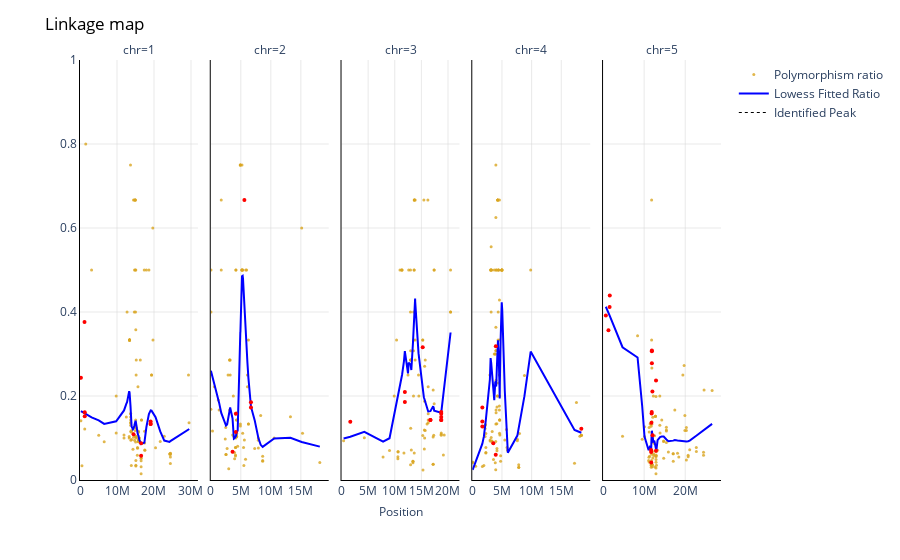

This figure's notebook cell:
### Code cell
chr_facets_p=df_peaks["chr"].unique()

#establish fig
fig = px.scatter(
    df,
    x=df['pos'],
    y=df['ratio'],
    facet_col="chr",
    opacity=0.8,
    color_discrete_sequence=['goldenrod'],
    trendline="lowess",
    trendline_options=dict(frac=lowess_span),
    trendline_color_override="blue",
)
            
#format fig
fig.update_traces(
    marker=dict(size=3)
)

fig.update_layout(
    dict(plot_bgcolor = 'white')
)

fig.update_xaxes(
    matches=None
)

fig.for_each_xaxis(
    lambda xaxis: xaxis.update(showticklabels=True)
)

fig.for_each_xaxis(
    lambda xaxis: fig.update_xaxes(tickangle=0)
)

fig.for_each_xaxis(
    lambda x: x.update(title = '')
)

fig.for_each_yaxis(
    lambda y: y.update(title = '')
)


fig.add_annotation(
    showarrow=False,
    xanchor='center',
    xref='paper', 
    x=0.5, 
    yref='paper',
    y=-0.1,
    text='Position'
)

fig.add_annotation(
    showarrow=False,
    xanchor='center',
    xref='paper', 
    x=-0.8, 
    yanchor='middle',
    yref='paper',
    y=0.6,
    textangle=-90,
    text='Ratio'
)


fig.update_xaxes(
    showgrid=True, 
    gridwidth=0.5, 
    gridcolor='lightgrey'
)

fig.update_xaxes(
    showline=True, 
    linewidth=1, 
    linecolor='black'
)

fig.update_xaxes(
    rangemode="tozero"
)

fig.update_yaxes(
    showgrid=True, 
    gridwidth=0.5, 
    gridcolor='lightgrey'
)

fig.update_yaxes(
    showline=True, 
    linewidth=1, 
    linecolor='black'
)

fig.update_yaxes(
    range=[0, 1]
)

fig.update_layout(
    title=dict(
        text="Linkage map",font=dict(color='black')
    )
)


fig['data'][0]['showlegend'] = True
fig['data'][0]['name'] = 'Polymorphism ratio'

max_pos=df_peaks['pos'].max()
min_pos=df_peaks['pos'].min()

fig.add_trace(
    go.Scatter(
        x=[2],
        y=[2],
        mode='lines',
        name='Lowess Fitted Ratio',
        line=dict(color="blue")))

fig.add_trace(
    go.Scatter(
        x=[0,0], 
        y=[0,0], 
        mode='lines', 
        line=dict(color='black', width=1, dash='dot'),
        name='Identified Peak',
    )
)

#add g-stat > 98 percentile markers
for i in chr_facets:
    df_chr = df[df['chr']==i].copy()
    outliers = df_chr.loc[df_chr['G_S_98p'] == 1 , ["gene","pos","ratio"]]
    fig.add_trace(
    go.Scatter(
        x=outliers['pos'],
        y=outliers['ratio'],
        mode="markers",
        name="G-stat > 98 percentile",
        line=go.scatter.Line(color="red"),
        marker=dict(size=4),
        showlegend=False), row=1, col=i
    )
    
#add peak markers
for i in chr_facets_p:
    df_peaks_chr=df_peaks[df_peaks['chr']==i]
    df_chr=df[df['chr'] == i]
    max_pos=df_peaks_chr['pos'].max()
    min_pos=df_peaks_chr['pos'].min()

    if max_pos > 0:
        max_yhat_pos=df_peaks_chr.loc[df_peaks_chr['yhat'] == df_peaks_chr['yhat'].max()]['pos'].values[0]
        fig.add_vrect(
            x0=min_pos, 
            x1=max_pos, 
            col=i,
            fillcolor="red", 
            opacity=0.2, 
            line_width=0
        )
        
        fig.add_vline(
            x=max_yhat_pos, 
            line_dash="dot", 
            col=i, 
            line_width=1
       )

fig.show()

#pio.write_image(fig, "./plotname.png", scale=6, width=1080, height=540)
#df_peaks.to_csv('peaks_file_name.tsv', sep='\t')
